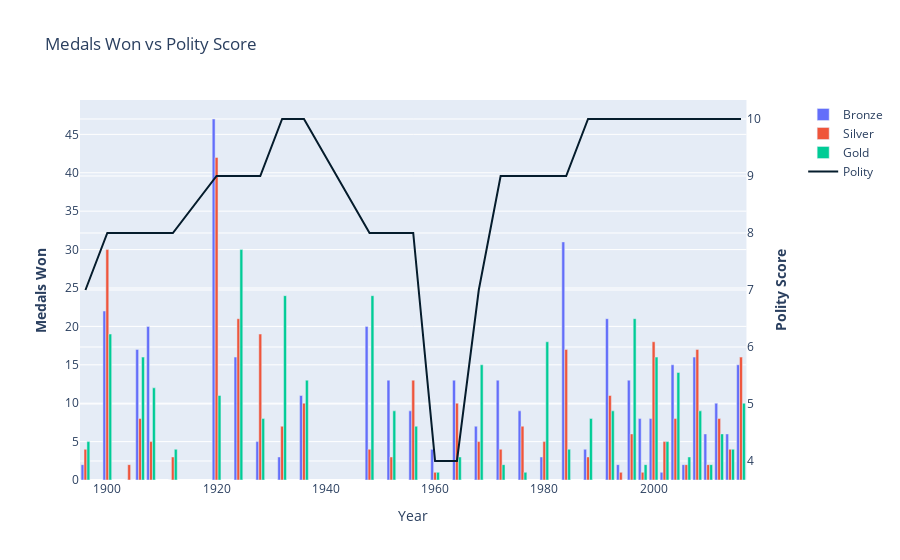
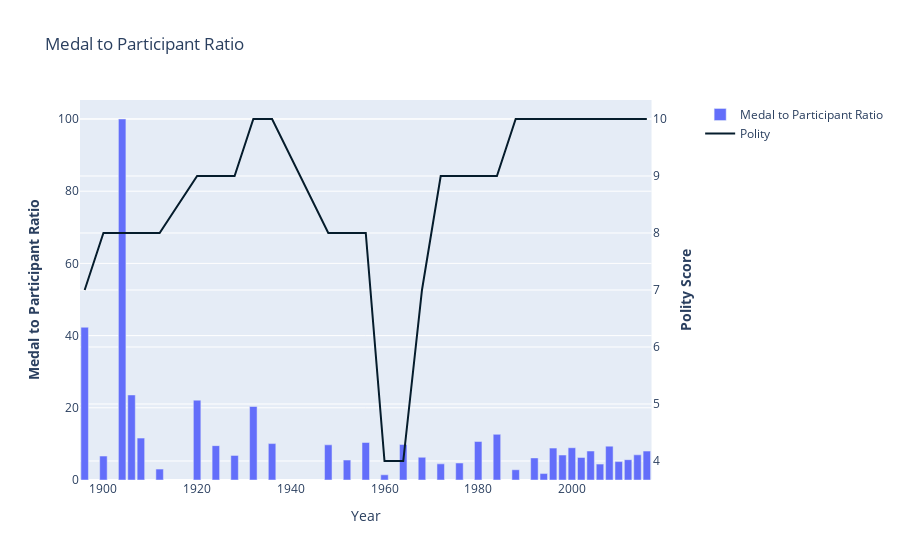
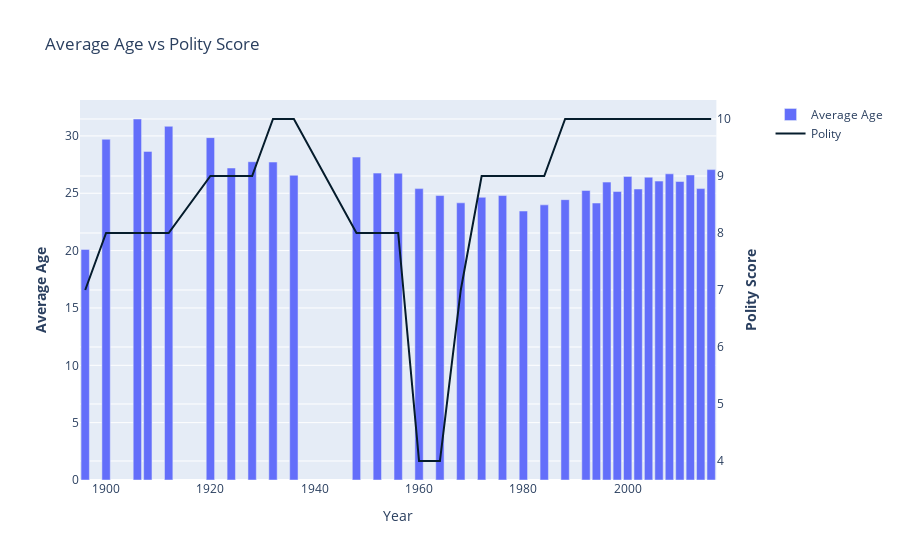
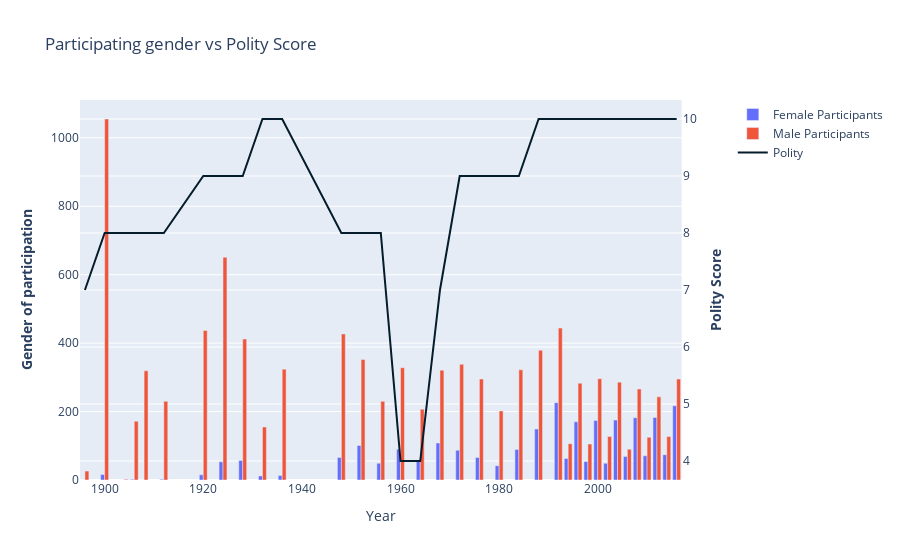

The notebook cell these images were saved under, in order:
### Markdown cell above
### Results of Analysis

### France:

During 1960, France was recovering and rebuiling after world war II. The polity score dipped to 4 in year 1960, there was decrease in number of medals in the future events, but as polity score increased there was a gradual improvement in performance which resulted in increase in number of medals. During that year, France had its lowest participation ratio of 3.59. The average age of players before war time was observed to be in early 30s while post war there was a higher younger generation participation. The female participation gradually increased once the polity score began to increase after 1960.

### Code cell
plot_graphs_for_country(final_df, polity_dff3, 'FRANCE', 1890, 2020)

### Figure 1 — Plotly figure (JSON) as saved in the notebook; plotly's stock layout.template omitted (floating-point values rounded to 4 significant figures)
{"data": [{"name": "Bronze", "type": "bar", "x": [1896, 1900, 1904, 1906, 1908, 1912, 1920, 1924, 1928, 1932, 1936, 1948, 1952, 1956, 1960, 1964, 1968, 1972, 1976, 1980, 1984, 1988, 1992, 1994, 1996, 1998, 2000, 2002, 2004, 2006, 2008, 2010, 2012, 2014, 2016], "xaxis": "x", "y": [2, 22, 0, 17, 20, 0, 47, 16, 5, 3, 11, 20, 13, 9, 4, 13, 7, 13, 9, 3, 31, 4, 21, 2, 13, 8, 8, 1, 15, 2, 16, 6, 10, 6, 15], "yaxis": "y"}, {"name": "Silver", "type": "bar", "x": [1896, 1900, 1904, 1906, 1908, 1912, 1920, 1924, 1928, 1932, 1936, 1948, 1952, 1956, 1960, 1964, 1968, 1972, 1976, 1980, 1984, 1988, 1992, 1994, 1996, 1998, 2000, 2002, 2004, 2006, 2008, 2010, 2012, 2014, 2016], "xaxis": "x", "y": [4, 30, 2, 8, 5, 3, 42, 21, 19, 7, 10, 4, 3, 13, 1, 10, 5, 4, 7, 5, 17, 3, 11, 1, 6, 1, 18, 5, 8, 2, 17, 2, 8, 4, 16], "yaxis": "y"}, {"name": "Gold", "type": "bar", "x": [1896, 1900, 1904, 1906, 1908, 1912, 1920, 1924, 1928, 1932, 1936, 1948, 1952, 1956, 1960, 1964, 1968, 1972, 1976, 1980, 1984, 1988, 1992, 1994, 1996, 1998, 2000, 2002, 2004, 2006, 2008, 2010, 2012, 2014, 2016], "xaxis": "x", "y": [5, 19, 0, 16, 12, 4, 11, 30, 8, 24, 13, 24, 9, 7, 1, 3, 15, 2, 1, 18, 4, 8, 9, 0, 21, 2, 16, 5, 14, 3, 9, 2, 6, 4, 10], "yaxis": "y"}, {"marker": {"color": "#051c2c"}, "name": "Polity", "type": "scatter", "x": [1896, 1900, 1904, 1906, 1908, 1912, 1920, 1924, 1928, 1932, 1936, 1948, 1952, 1956, 1960, 1964, 1968, 1972, 1976, 1980, 1984, 1988, 1992, 1994, 1996, 1998, 2000, 2002, 2004, 2006, 2008, 2010, 2012, 2014, 2016], "xaxis": "x", "y": [7, 8, 8, 8, 8, 8, 9, 9, 9, 10, 10, 8, 8, 8, 4, 4, 7, 9, 9, 9, 9, 10, 10, 10, 10, 10, 10, 10, 10, 10, 10, 10, 10, 10, 10], "yaxis": "y2"}], "layout": {"title": {"text": "Medals Won vs Polity Score"}, "xaxis": {"anchor": "y", "domain": [0, 0.94], "title": {"text": "Year"}}, "yaxis": {"anchor": "x", "domain": [0, 1], "title": {"text": "<b>Medals Won</b>"}}, "yaxis2": {"anchor": "x", "overlaying": "y", "side": "right", "title": {"text": "<b>Polity Score</b>"}}}}

### Figure 2 — Plotly figure (JSON) as saved in the notebook; plotly's stock layout.template omitted (floating-point values rounded to 4 significant figures)
{"data": [{"name": "Medal to Participant Ratio", "type": "bar", "x": [1896, 1900, 1904, 1906, 1908, 1912, 1920, 1924, 1928, 1932, 1936, 1948, 1952, 1956, 1960, 1964, 1968, 1972, 1976, 1980, 1984, 1988, 1992, 1994, 1996, 1998, 2000, 2002, 2004, 2006, 2008, 2010, 2012, 2014, 2016], "xaxis": "x", "y": [42.31, 6.63, 100, 23.56, 11.6, 3.02, 22.12, 9.52, 6.82, 20.36, 10.09, 9.74, 5.52, 10.39, 1.44, 9.85, 6.29, 4.47, 4.71, 10.66, 12.65, 2.84, 6.12, 1.78, 8.83, 6.92, 8.94, 6.25, 8.03, 4.4, 9.38, 5.1, 5.63, 6.97, 8.01], "yaxis": "y"}, {"marker": {"color": "#051c2c"}, "name": "Polity", "type": "scatter", "x": [1896, 1900, 1904, 1906, 1908, 1912, 1920, 1924, 1928, 1932, 1936, 1948, 1952, 1956, 1960, 1964, 1968, 1972, 1976, 1980, 1984, 1988, 1992, 1994, 1996, 1998, 2000, 2002, 2004, 2006, 2008, 2010, 2012, 2014, 2016], "xaxis": "x", "y": [7, 8, 8, 8, 8, 8, 9, 9, 9, 10, 10, 8, 8, 8, 4, 4, 7, 9, 9, 9, 9, 10, 10, 10, 10, 10, 10, 10, 10, 10, 10, 10, 10, 10, 10], "yaxis": "y2"}], "layout": {"title": {"text": "Medal to Participant Ratio"}, "xaxis": {"anchor": "y", "domain": [0, 0.94], "title": {"text": "Year"}}, "yaxis": {"anchor": "x", "domain": [0, 1], "title": {"text": "<b>Medal to Participant Ratio</b>"}}, "yaxis2": {"anchor": "x", "overlaying": "y", "side": "right", "title": {"text": "<b>Polity Score</b>"}}}}

### Figure 3 — Plotly figure (JSON) as saved in the notebook; plotly's stock layout.template omitted (floating-point values rounded to 4 significant figures)
{"data": [{"name": "Average Age", "type": "bar", "x": [1896, 1900, 1904, 1906, 1908, 1912, 1920, 1924, 1928, 1932, 1936, 1948, 1952, 1956, 1960, 1964, 1968, 1972, 1976, 1980, 1984, 1988, 1992, 1994, 1996, 1998, 2000, 2002, 2004, 2006, 2008, 2010, 2012, 2014, 2016], "xaxis": "x", "y": [20.11, 29.71, null, 31.47, 28.65, 30.84, 29.85, 27.2, 27.75, 27.72, 26.57, 28.15, 26.76, 26.75, 25.4, 24.8, 24.16, 24.65, 24.8, 23.45, 23.99, 24.44, 25.25, 24.15, 25.97, 25.15, 26.46, 25.37, 26.4, 26.06, 26.7, 26.02, 26.6, 25.41, 27.06], "yaxis": "y"}, {"marker": {"color": "#051c2c"}, "name": "Polity", "type": "scatter", "x": [1896, 1900, 1904, 1906, 1908, 1912, 1920, 1924, 1928, 1932, 1936, 1948, 1952, 1956, 1960, 1964, 1968, 1972, 1976, 1980, 1984, 1988, 1992, 1994, 1996, 1998, 2000, 2002, 2004, 2006, 2008, 2010, 2012, 2014, 2016], "xaxis": "x", "y": [7, 8, 8, 8, 8, 8, 9, 9, 9, 10, 10, 8, 8, 8, 4, 4, 7, 9, 9, 9, 9, 10, 10, 10, 10, 10, 10, 10, 10, 10, 10, 10, 10, 10, 10], "yaxis": "y2"}], "layout": {"title": {"text": "Average Age vs Polity Score"}, "xaxis": {"anchor": "y", "domain": [0, 0.94], "title": {"text": "Year"}}, "yaxis": {"anchor": "x", "domain": [0, 1], "title": {"text": "<b>Average Age</b>"}}, "yaxis2": {"anchor": "x", "overlaying": "y", "side": "right", "title": {"text": "<b>Polity Score</b>"}}}}

### Figure 4 — Plotly figure (JSON) as saved in the notebook; plotly's stock layout.template omitted (floating-point values rounded to 4 significant figures)
{"data": [{"name": "Female Participants", "type": "bar", "x": [1896, 1900, 1904, 1906, 1908, 1912, 1920, 1924, 1928, 1932, 1936, 1948, 1952, 1956, 1960, 1964, 1968, 1972, 1976, 1980, 1984, 1988, 1992, 1994, 1996, 1998, 2000, 2002, 2004, 2006, 2008, 2010, 2012, 2014, 2016], "xaxis": "x", "y": [0, 16, 0, 2, 0, 2, 15, 53, 57, 12, 13, 66, 101, 49, 90, 57, 108, 87, 66, 42, 89, 149, 226, 63, 170, 54, 174, 49, 175, 69, 182, 71, 183, 74, 217], "yaxis": "y"}, {"name": "Male Participants", "type": "bar", "x": [1896, 1900, 1904, 1906, 1908, 1912, 1920, 1924, 1928, 1932, 1936, 1948, 1952, 1956, 1960, 1964, 1968, 1972, 1976, 1980, 1984, 1988, 1992, 1994, 1996, 1998, 2000, 2002, 2004, 2006, 2008, 2010, 2012, 2014, 2016], "xaxis": "x", "y": [26, 1055, 2, 172, 319, 230, 437, 651, 412, 155, 324, 427, 352, 230, 328, 207, 321, 338, 295, 202, 322, 379, 444, 106, 283, 105, 296, 127, 286, 90, 266, 125, 243, 127, 295], "yaxis": "y"}, {"marker": {"color": "#051c2c"}, "name": "Polity", "type": "scatter", "x": [1896, 1900, 1904, 1906, 1908, 1912, 1920, 1924, 1928, 1932, 1936, 1948, 1952, 1956, 1960, 1964, 1968, 1972, 1976, 1980, 1984, 1988, 1992, 1994, 1996, 1998, 2000, 2002, 2004, 2006, 2008, 2010, 2012, 2014, 2016], "xaxis": "x", "y": [7, 8, 8, 8, 8, 8, 9, 9, 9, 10, 10, 8, 8, 8, 4, 4, 7, 9, 9, 9, 9, 10, 10, 10, 10, 10, 10, 10, 10, 10, 10, 10, 10, 10, 10], "yaxis": "y2"}], "layout": {"title": {"text": "Participating gender vs Polity Score"}, "xaxis": {"anchor": "y", "domain": [0, 0.94], "title": {"text": "Year"}}, "yaxis": {"anchor": "x", "domain": [0, 1], "title": {"text": "<b>Gender of participation</b>"}}, "yaxis2": {"anchor": "x", "overlaying": "y", "side": "right", "title": {"text": "<b>Polity Score</b>"}}}}
